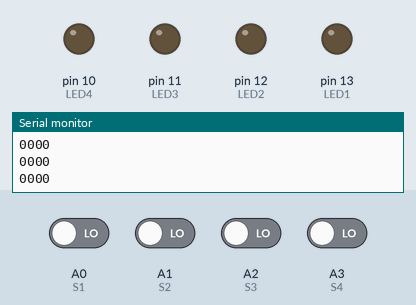
Recording of a sketch running on a simulated Arduino Uno, built with avr-gcc and run on an emulated ATmega328P. On the bench: output pins drawn as LEDs (lit = HIGH), the last lines printed to the serial monitor. The inputs (shaded band) are chosen by the test bench; at power-on: A0 (S1), A1 (S2), A2 (S3), A3 (S4) LOW.

Above: at 1.2 s.
1.3 s: A0 (S1) driven HIGH
At 2.0 s:
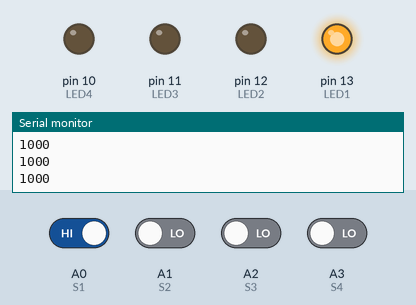
2.8 s: A1 (S2) driven HIGH
At 3.1 s:
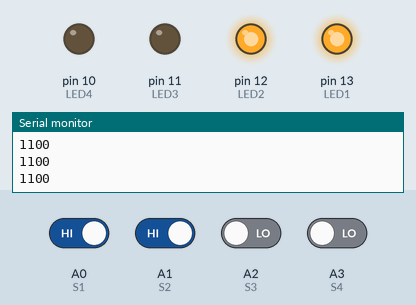
4.3 s: A2 (S3) driven HIGH
At 5.3 s:
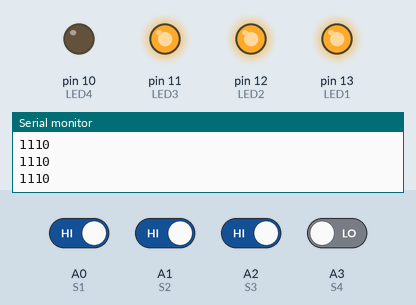
5.8 s: A3 (S4) driven HIGH
At 6.6 s:
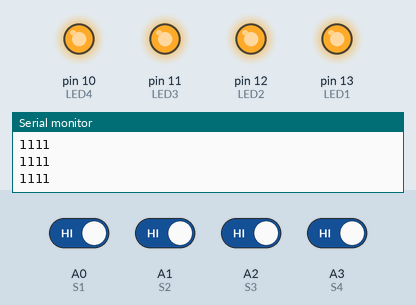
7.3 s: A0 (S1) driven LOW
At 7.7 s:
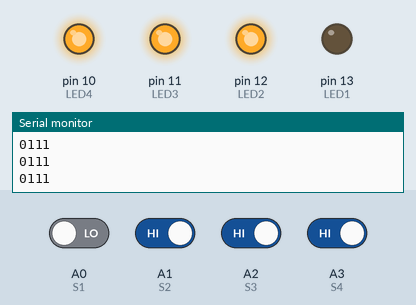
8.8 s: A1 (S2) driven LOW
At 10.2 s:
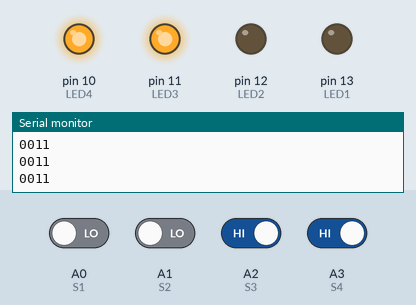
Timing chart, 0 to 11.3 s (numbered marks = the images above; inputs shaded):
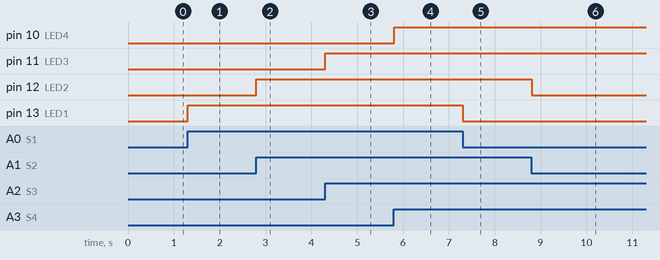

The sketch:

led_control.ino
```cpp
#define LED1 13
#define LED2 12
#define LED3 11
#define LED4 10

// Arduino pins used for the switches
#define S1 A0
#define S2 A1
#define S3 A2
#define S4 A3

// State of each switch (0 or 1)
int S1state;
int S2state;
int S3state;
int S4state;

void setup()
  // pins for LEDs are outputs
  {
  pinMode(LED1, OUTPUT);
  pinMode(LED2, OUTPUT);
  pinMode(LED3, OUTPUT);
  pinMode(LED4, OUTPUT);

  // pins for switches are inputs
  pinMode(S1, INPUT);
  pinMode(S2, INPUT);
  pinMode(S3, INPUT);
  pinMode(S4, INPUT);

  // setup serial port
  Serial.begin(9600);
  Serial.println("Serial port open");
  }

void loop()
{
  S1state = digitalRead(S1);
  digitalWrite(LED1, S1state);
  S2state = digitalRead(S2);
  digitalWrite(LED2, S2state);
  S3state = digitalRead(S3);
  digitalWrite(LED3, S3state);
  S4state = digitalRead(S4);
  digitalWrite(LED4, S4state);


  Serial.print(S1state);
  Serial.print(S2state);
  Serial.print(S3state);
  Serial.print(S4state);

  Serial.println();
}
```

Measured:
- after the input at 1.3 s, pin 13 (LED1): LOW → HIGH at once
- after the input at 2.8 s, pin 12 (LED2): LOW → HIGH at once
- after the input at 4.3 s, pin 11 (LED3): LOW → HIGH at once
- after the input at 5.8 s, pin 10 (LED4): LOW → HIGH at once
- after the input at 7.3 s, pin 13 (LED1): HIGH → LOW at once
- after the input at 8.8 s, pin 12 (LED2): HIGH → LOW at once
